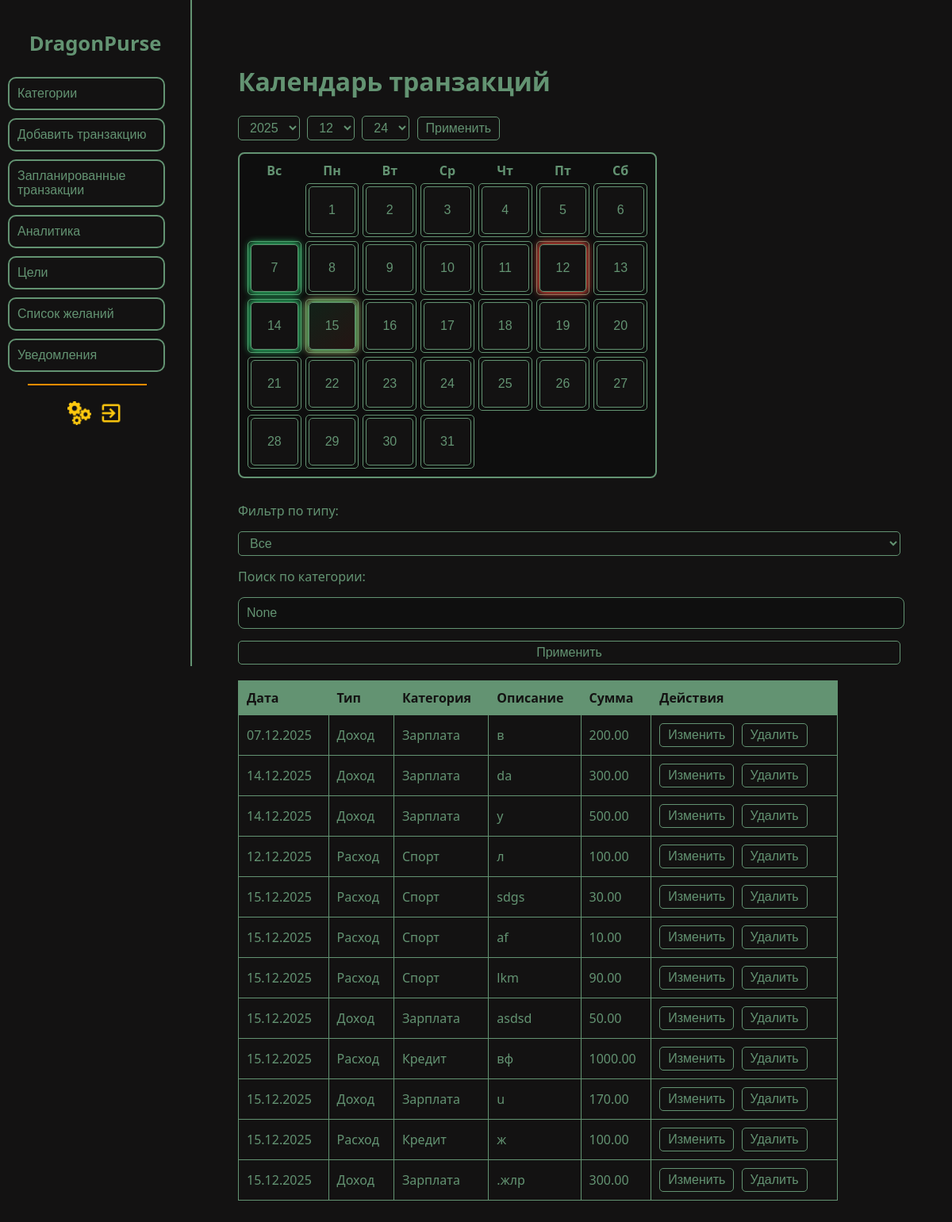
Page /transactions/ (signed in) on the earlier database version.
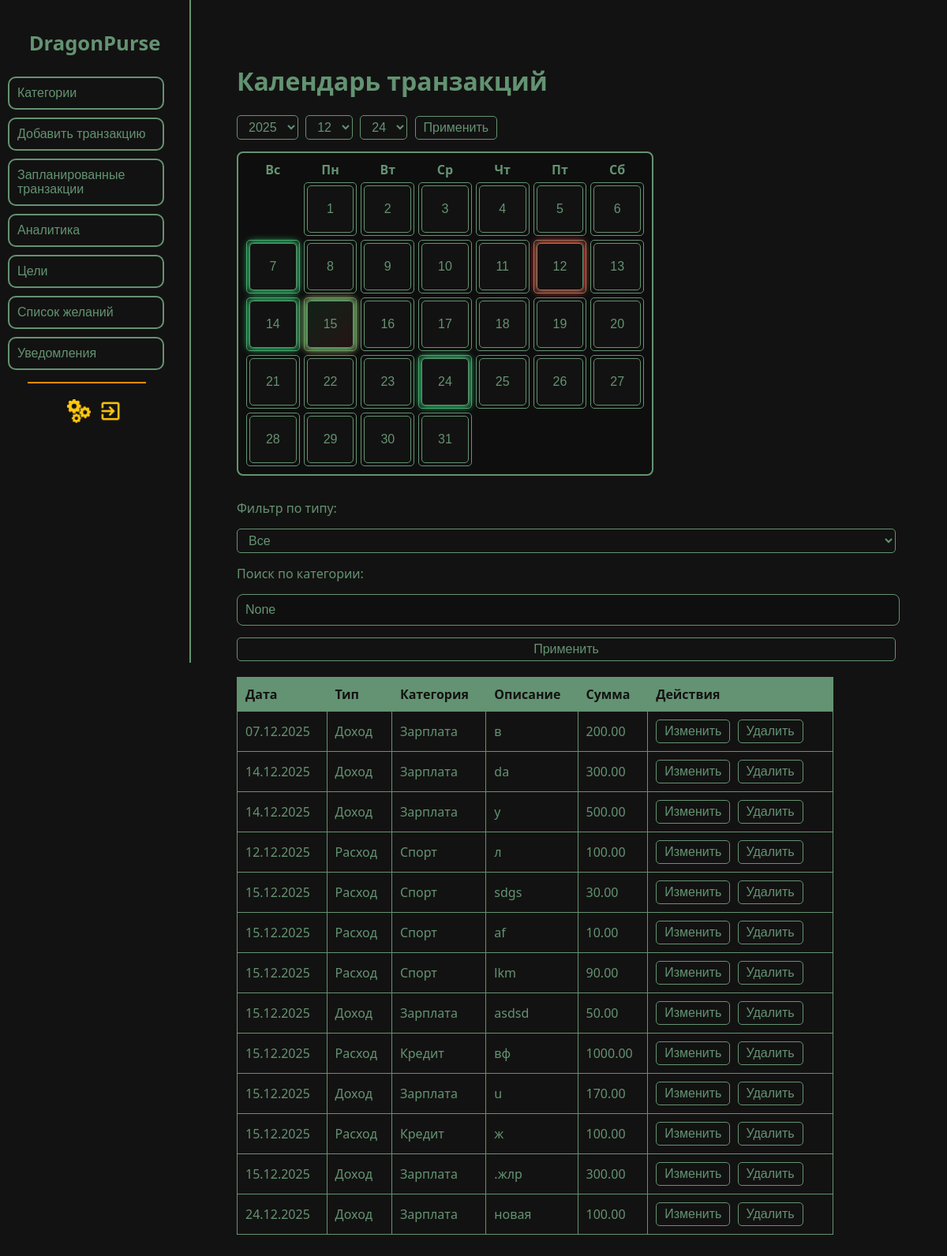
Same page on the later database version.
### accounts/models.py (models this page shows, shortened)
class Transaction(models.Model):
    user = models.ForeignKey(User, on_delete=models.CASCADE)
    date = models.DateTimeField(auto_now_add=False)
    category = models.ForeignKey(Category, on_delete=models.SET_NULL, null=True)
    description = models.TextField()
    amount = models.DecimalField(max_digits=10, decimal_places=2, default=0.0)
    goal = models.ForeignKey(Goal, on_delete=models.SET_NULL, null=True, blank=True, verbose_name='Цель')
    goal_amount = models.DecimalField(max_digits=10, decimal_places=2, null=True, blank=True, verbose_name='Сумма для цели')

class Category(models.Model):
    CATEGORY_TYPES = [
        ('income', 'Доход'),
        ('expense', 'Расход'),
    ]
    user = models.ForeignKey(User, on_delete=models.CASCADE)  # Это поле должно быть здесь
    name = models.CharField(max_length=100)
    category_type = models.CharField(max_length=10, choices=CATEGORY_TYPES)

### accounts/views.py (the view, shortened to what this page needs)
# urls.py: path('transactions/', TransactionListView.as_view(), name='transaction_list'),
class TransactionListView(View):
    def get(self, request):
        has_unread = get_unread_notifications_flag(request.user)
        selected_year = request.GET.get('year')
        selected_month = request.GET.get('month')
        selected_day = request.GET.get('day')
        transaction_type = request.GET.get('type')  # Получаем тип транзакции
        category_name = request.GET.get('category_name')  # Получаем название категории для поиска
        transactions: QuerySet[Transaction] = Transaction.objects.filter(user=request.user).select_related('category')
        if selected_day:
            transactions = transactions.filter(date__day=int(selected_day))
        if transaction_type:
            transactions = transactions.filter(category__category_type=transaction_type)
        if category_name:
            transactions = transactions.filter(category__name__icontains=category_name)
        transactions_json = json.dumps([
            {
                'date': t.date.strftime('%Y-%m-%d'),
                'category': t.category.name if t.category else 'Без категории',
                'amount': float(t.amount),
                'transaction_type': t.category.category_type if t.category else 'unknown',
            }
            for t in transactions
        ])
        return render(request, 'accounts/transaction_list.html', {
            'transactions': transactions,
            'transactions_json': transactions_json,
            'selected_year': selected_year,
            'selected_month': selected_month,
            'selected_day': selected_day,
            'transaction_type': transaction_type,  # Передаем выбранный тип транзакции в шаблон
            'category_name': category_name,
            'has_unread':has_unread
        })

### accounts/views.py (called while the page is built)
def get_unread_notifications_flag(user):
    if not user.is_authenticated:
        return False
    return Notification.objects.filter(user=user, is_read=False).exists()

### accounts/templates/accounts/transaction_list.html (shortened to what this page needs)
{% extends "accounts/base.html" %}
{% load static %}
{% block head %}<link rel="stylesheet" href="{% static 'accounts/css/transactions.css' %}">
<link rel="stylesheet" href="{% static 'accounts/css/dashboard.css' %}">
<link rel="stylesheet" href="{% static 'accounts/css/theme.css' %}">{% endblock %}
{% block content %}
    <div class="sidebar">
      <h1><a href="{% url 'dashboard' %}">DragonPurse</a></h1>
        <a href="{% url 'category_list' %}"><button>Категории</button></a>
        <a href="{% url 'transaction_create' %}"><button>Добавить транзакцию</button></a>
        <a href="{% url 'planned_expense_list' %}"><button>Запланированные транзакции</button></a>
        <a href="{% url 'report_builder' %}"><button>Аналитика</button></a>
        <a href="{% url 'goals_list' %}"><button>Цели</button></a>
        <a href="{% url 'wishlist_list' %}"><button>Список желаний</button></a>
        <a href="{% url 'notifications_inbox' %}" style="position: relative; display: inline-block;">
            <button>Уведомления</button>
    </a>
        <div class="line"></div>
        <div style="display: flex; margin: 5px;">
        <a href="{% url 'settings' %}" style="display: flex; margin: 5px;"><img src="{% static 'accounts/img/settings_photo.png' %}" width="30" height="30" alt="настройки"></a>
        <a href="{% url 'logout' %}" style="display: flex; margin: 5px;"><img src="{% static 'accounts/img/exit_photo.png' %}" width="30" height="30" alt="выход"></a>
        </div>
    </div>
<main >
    <div class="main-content">
        <h1>Календарь транзакций</h1>
        <div class="calendar-container">
            <div class="header">
                <select id="year-select"></select>
                <select id="month-select"></select>
                <select id="day-select"></select>
                <button id="apply-button">Применить</button>
            </div>
            <div class="calendar" id="calendar"></div>
        </div>
        <form method="get" action="{% url 'transaction_list' %}">
    <label for="type">Фильтр по типу:</label>
    <select name="type" id="type">
        <option value="">Все</option>
    </select>
          <label for="category_name">Поиск по категории:</label>
    <input type="text" name="category_name" id="category_name" value="{{ category_name }}" placeholder="Введите название категории" />
    <button type="submit">Применить</button>
</form>
<table>
    <thead>
        <tr>
            <th>Дата</th>
            <th>Тип</th>
            <th>Категория</th>
            <th>Описание</th>
            <th>Сумма</th>
            <th>Действия</th>
        </tr>
    </thead>
    <tbody>
        {% for transaction in transactions %}
            <tr>
                <td>{{ transaction.date|date:"d.m.Y" }}</td>
                <td>
                    {% if transaction.category.category_type == 'income' %}
                        Доход
                    {% elif transaction.category.category_type == 'expense' %}
                        Расход
                    {% else %}
                        Неизвестно
                    {% endif %}
                </td>
                <td>{{ transaction.category.name }}</td>
                <td>{{ transaction.description }}</td>
                <td>{{ transaction.amount }}</td>
                <td>
                    <a href="{% url 'transaction_edit'  transaction.id %}"><button class="btn-danger">Изменить</button></a>
                    <form action="{% url 'transaction_delete' transaction.id %}" method="post" style="display:inline;">
                                <button type="submit" class="btn-danger">Удалить</button>
                            </form>
                </td>
            </tr>
        {% empty %}
            <tr>
                <td colspan="6">Нет транзакций.</td>
            </tr>
        {% endfor %}
    </tbody>
</table>
    </div>
    </main>
{% endblock %}

Differences in the rows shown:
added Transaction: shows "Доход"
